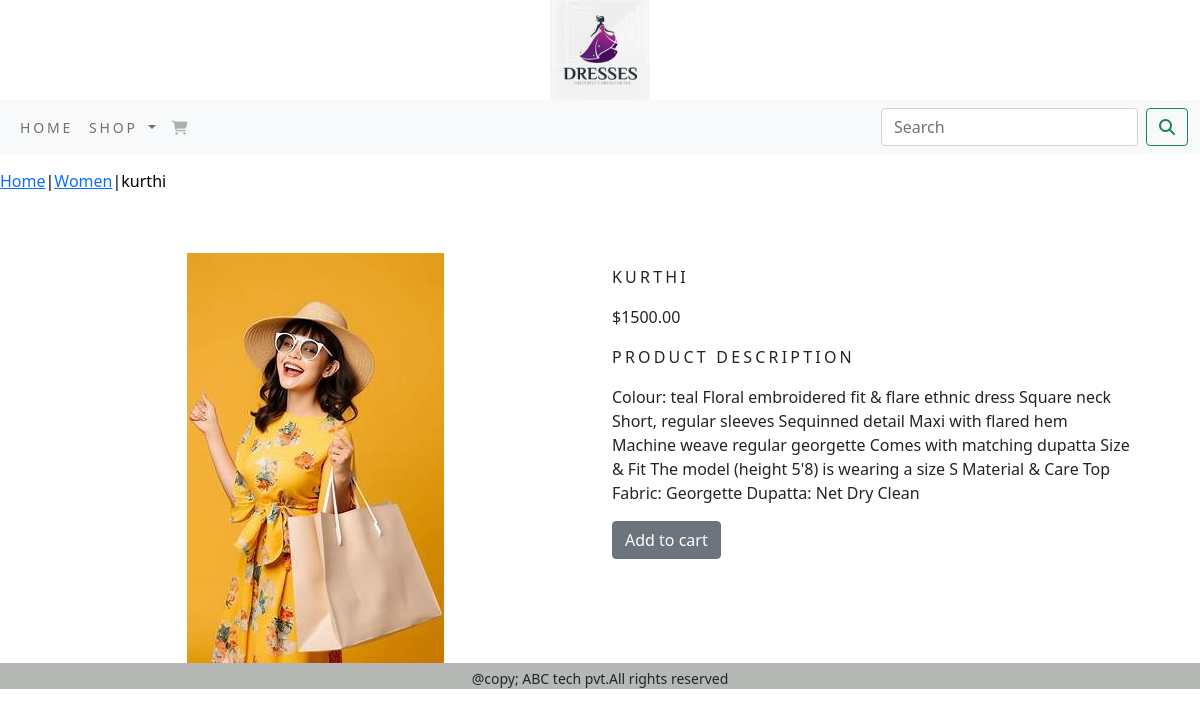
The page /women/kurthi/ on the database its author committed.
### ecommerce_app/models.py (models this page shows, shortened)
class Product(models.Model):
    name = models.CharField(max_length=250, unique=True)
    slug = models.SlugField(max_length=250, unique=True)
    description = models.TextField(blank=True)
    price = models.DecimalField(max_digits=10, decimal_places=2)
    category = models.ForeignKey(Category, on_delete=models.CASCADE)
    image = models.ImageField(upload_to="product", blank=True)
    stock=models.IntegerField(default=0)
    available = models.BooleanField(default=True)
    created = models.DateTimeField(auto_now_add=True)
    updated = models.DateTimeField(auto_now=True)
    class Meta:
        ordering = ('name',)
        verbose_name = 'product'
        verbose_name_plural = 'products'

class Category(models.Model):
    name = models.CharField(max_length=250, unique=True)
    slug = models.SlugField(max_length=250, unique=True)
    description = models.TextField(blank=True)
    image = models.ImageField(upload_to='category')
    class Meta:
        ordering = ('name',)
        verbose_name = 'category'
        verbose_name_plural = 'categories'
    def get_url(self):
        return reverse('ecommerce_app:product_by_category', args=[self.slug])
    def __str__(self):
        return '{}'.format(self.name)

### ecommerce_app/views.py (the view)
# urls.py: path('<slug:c_slug>/<slug:product_slug>/', views.proDetail, name='product_category_detail'),
def proDetail(request,c_slug,product_slug):
    try:
         product=Product.objects.get(category__slug=c_slug , slug=product_slug)
    except Exception as e:
        raise e
    return render(request,'product.html',{'product':product})

### ecommerce_app/context_processors.py (called while the page is built)
def menu_links(request):
    links=Category.objects.all()
    return dict(links=links)

### templates/product.html (shortened to what this page needs)
{% extends 'base.html' %}
{% load static %}
{% block content %}
<div class=" my_prod_row_class" >
    <div class="mx_auto">
        <p> <a href="{% url 'ecommerce_app:allProducts' %}">Home</a>|<a href="{{product.category.get_url}}">{{product.category}}</a>|{{product.name }}</p>
    </div >
</div>
<div class="container">
 <br>
 <div class="row">
    <div class="col-12 col-sm-12 col-md-12 col-lg-6 text-center">
        <div>
        <div style="min-width:  18rem">
            <img src="{{product.image.url}}" alt="{{product.name}}">
        </div>
       </div>
    </div>
     <div class="col-12 col-sm-12 col-md-12 col-lg-6">
         <div>
        <h1 class="my_prod_title">{{product.name}}</h1>
        <p>${{product.price}}</p>
        <p class="my_title">Product Description</p>
        <p class="text-justify my_prod_text">{{product.description}}</p>
        {% if product.stock <= 0  %}
        <p class="text-justify my-prod-text"><b>Out of stock</b></p>
        {% else %}
        <a class="btn btn-secondary" href="{% url 'cart:add_cart' product.id %}">Add to cart</a>
        {% endif %}
      </div>
     </div>
</div>
</div>
{% endblock %}

### static/css/custom.css (style rules this page uses)
body { font-family: 'Roboto', sans-serif; }
.my_prod_title { font-size:16px; text-transform:uppercase; letter-spacing:.2em; padding-top:15px; padding-bottom:10px; }
.my_prod_text { padding-right:26px; }
.my_title { font-size:16px; text-transform:uppercase; letter-spacing:.2em; }
.my_prod_row_class { padding-top:15px; padding-bottom:20px }
.my_prod_row_class .mx_auto { color:#000; fond-size:12px; text-decoration:none }

### rows shown on the page
Product: category "Women", name "kurthi", image (picture), name "KURTHI", price "1500.00", description "Colour: teal Floral embroidered fit & flare ethnic dress Square neck Short, regular sleeves Sequinned detail Maxi with flared hem Machine weave regular georgette Comes with matching dupatta Size & Fit The model (height 5'8) is wearing a size S Material & Care Top Fabric: Georgette Dupatta: Net Dry Clean"
